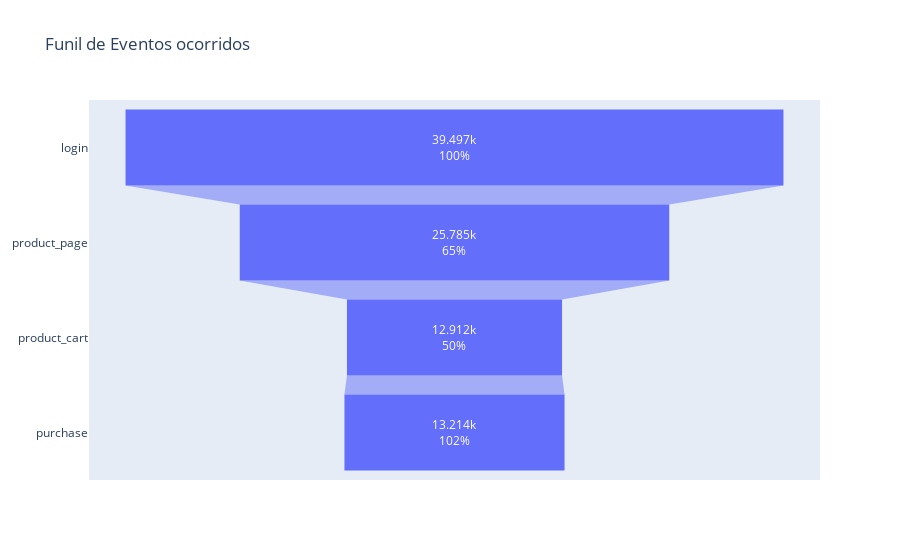

Notebook cell for this chart:
### Code cell
frequency = events_ab.pivot_table(index='event_name',values='user_id',aggfunc='count').reset_index().sort_values(by='user_id', ascending=False)

frequency_filtered = frequency.reindex([0,2,1,3])


data = go.Funnel(
    y=frequency_filtered['event_name'],
    x=frequency_filtered['user_id'],
    textposition='inside',
    textinfo='value+percent previous'
    
)

layout = go.Layout(
    title='Funil de Eventos ocorridos'
    
)


fig = go.Figure(data=data, layout=layout)


fig.show()

### Figure 1 — Plotly figure (JSON) as saved in the notebook; plotly's stock layout.template omitted (floating-point values rounded to 4 significant figures)
{"data": [{"textinfo": "value+percent previous", "textposition": "inside", "type": "funnel", "x": [39497, 25785, 12912, 13214], "y": ["login", "product_page", "product_cart", "purchase"]}], "layout": {"title": {"text": "Funil de Eventos ocorridos"}}}
